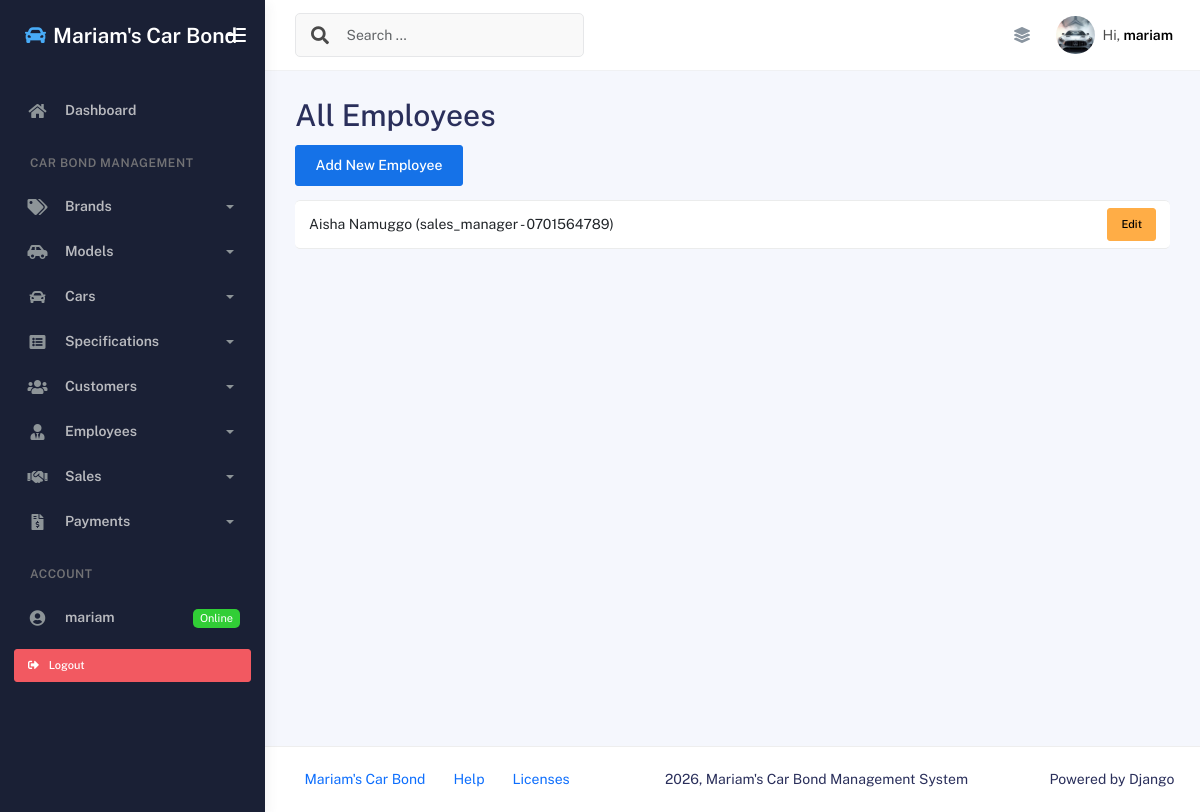
The page /employee/ (signed in) on the database its author committed.
### App/models.py (models this page shows, shortened)
class Employee(models.Model):
    GENDER_OPTIONS = [
        ('M','Male'),
        ('F','Female')
    ]
    first_name = models.CharField(max_length=20)
    last_name = models.CharField(max_length=20)
    contact = models.CharField(max_length=15)
    role = models.CharField(max_length=30)
    gender = models.CharField(max_length=2, choices=GENDER_OPTIONS)
    birth_year = models.PositiveIntegerField(help_text="Used to calculate age")
    hire_date = models.DateField(auto_now=False)
    @property
    def age(self):
        return date.today().year - self.birth_year

### App/views.py (the view)
# urls.py: path('employee/', employee_list_view, name='employee_list_page'),
@login_required
def employee_list_view(req):
    employees = Employee.objects.all()
    return render(req, 'employee_list.html', {'employees':employees})

### App/templates/employee_list.html
{% extends 'base.html' %}
{% block content %}
    <h1>All Employees</h1>
    <a href="{% url 'add_employee_page' %}" class="btn btn-primary mb-3">Add New Employee</a>
    <ul class="list-group">
        {% for employee in employees %}
            <li class="list-group-item d-flex justify-content-between align-items-center">
                {{ employee.first_name }} {{ employee.last_name }} ({{ employee.role }} - {{ employee.contact }})
                <a href="{% url 'edit_employee_page' employee.id %}" class="btn btn-sm btn-warning">Edit</a>
            </li>
        {% empty %}
            <li class="list-group-item">No employees found.</li>
        {% endfor %}
    </ul>
{% endblock content %}

### App/templates/base.html (shortened to what this page needs)
{% load static %}
<!DOCTYPE html>
<html lang="en">
<head>
    <link rel="stylesheet" href="{% static 'assets/css/bootstrap.min.css' %}" />
    <link rel="stylesheet" href="{% static 'assets/css/plugins.min.css' %}" />
    <link rel="stylesheet" href="{% static 'assets/css/kaiadmin.min.css' %}" />
</head>
<body>
    <div class="wrapper">
      <div class="sidebar" data-background-color="dark">
        <div class="sidebar-logo">
          <div class="logo-header" data-background-color="dark">
            <a href="{% url 'index_page' %}" class="logo text-white text-decoration-none d-flex align-items-center">
              <i class="fas fa-car text-info me-2 fs-4"></i>
              <span class="fw-bold fs-4 text-white">Mariam's Car Bond</span>
            </a>
            <div class="nav-toggle">
              <button class="btn btn-toggle toggle-sidebar">
                <i class="gg-menu-right"></i>
              </button>
            </div>
          </div>
        </div>
        <div class="sidebar-wrapper scrollbar scrollbar-inner">
          <div class="sidebar-content">
            <ul class="nav nav-secondary">
              <li class="nav-item">
                <a href="{% url 'index_page' %}">
                  <i class="fas fa-home"></i>
                  <p>Dashboard</p>
                </a>
              </li>
              <li class="nav-section">
                <h4 class="text-section">Car Bond Management</h4>
              </li>
              <li class="nav-item">
                <a data-bs-toggle="collapse" href="#brandsMenu">
                  <i class="fas fa-tags"></i>
                  <p>Brands</p>
                  <span class="caret"></span>
                </a>
              </li>
              <li class="nav-item">
                <a data-bs-toggle="collapse" href="#modelsMenu">
                  <i class="fas fa-car-side"></i>
                  <p>Models</p>
                  <span class="caret"></span>
                </a>
              </li>
              <li class="nav-item">
                <a data-bs-toggle="collapse" href="#carsMenu">
                  <i class="fas fa-car"></i>
                  <p>Cars</p>
                  <span class="caret"></span>
                </a>
              </li>
              <li class="nav-item">
                <a data-bs-toggle="collapse" href="#specsMenu">
                  <i class="fas fa-list-alt"></i>
                  <p>Specifications</p>
                  <span class="caret"></span>
                </a>
              </li>
              <li class="nav-item">
                <a data-bs-toggle="collapse" href="#customersMenu">
                  <i class="fas fa-users"></i>
                  <p>Customers</p>
                  <span class="caret"></span>
                </a>
              </li>
              <li class="nav-item">
                <a data-bs-toggle="collapse" href="#employeesMenu">
                  <i class="fas fa-user-tie"></i>
                  <p>Employees</p>
                  <span class="caret"></span>
                </a>
              </li>
              <li class="nav-item">
                <a data-bs-toggle="collapse" href="#salesMenu">
                  <i class="fas fa-handshake"></i>
                  <p>Sales</p>
                  <span class="caret"></span>
                </a>
              </li>
              <li class="nav-item">
                <a data-bs-toggle="collapse" href="#paymentsMenu">
                  <i class="fas fa-file-invoice-dollar"></i>
                  <p>Payments</p>
                  <span class="caret"></span>
                </a>
              </li>
              <li class="nav-section">
                <h4 class="text-section">Account</h4>
              </li>
              {% if user.is_authenticated %}
                <li class="nav-item">
                  <a href="#">
                    <i class="fas fa-user-circle"></i>
                    <p>{{ user.username }}</p>
                    <span class="badge badge-success">Online</span>
                  </a>
                </li>
                <li class="nav-item px-3 py-2">
                  <form method="POST" action="{% url 'logout' %}">
                    <button type="submit" class="btn btn-danger btn-sm w-100 text-start">
                      <i class="fas fa-sign-out-alt me-2"></i> Logout
                    </button>
                  </form>
                </li>
              {% endif %}
            </ul>
          </div>
        </div>
      </div>
      <div class="main-panel">
        <div class="main-header">
          <nav
            class="navbar navbar-header navbar-header-transparent navbar-expand-lg border-bottom"
          >
            <div class="container-fluid">
              <nav
                class="navbar navbar-header-left navbar-expand-lg navbar-form nav-search p-0 d-none d-lg-flex"
              >
                <div class="input-group">
                  <div class="input-group-prepend">
                    <button type="submit" class="btn btn-search pe-1">
                      <i class="fa fa-search search-icon"></i>
                    </button>
                  </div>
                  <input
                    type="text"
                    placeholder="Search ..."
                    class="form-control"
                  />
                </div>
              </nav>
              <ul class="navbar-nav topbar-nav ms-md-auto align-items-center">
                <li class="nav-item topbar-icon dropdown hidden-caret">
                  <a
                    class="nav-link"
                    data-bs-toggle="dropdown"
                    href="#"
                    aria-expanded="false"
                  >
                    <i class="fas fa-layer-group"></i>
                  </a>
                </li>
                <li class="nav-item topbar-user dropdown hidden-caret">
                  <a
                    class="dropdown-toggle profile-pic"
                    data-bs-toggle="dropdown"
                    href="#"
                    aria-expanded="false"
                  >
                    <div class="avatar-sm">
                      <img
                        src="{% static 'assets/img/car.jpg.jpg' %}"
                        alt="Car profile image"
                        class="avatar-img rounded-circle"
                      />
                    </div>
                    <span class="profile-username">
                      <span class="op-7">Hi,</span>
                      <span class="fw-bold">{{ user.username|default:"Guest" }}</span>
                    </span>
                  </a>
                </li>
              </ul>
            </div>
          </nav>
        </div>
        <div class="container">
          <div class="page-inner">
            {% block content %}
            {% endblock content %}
          </div>
        </div>
        <footer class="footer">
          <div class="container-fluid d-flex justify-content-between">
            <nav class="pull-left">
              <ul class="nav">
                <li class="nav-item">
                  <a class="nav-link" href="{% url 'index_page' %}">
                    Mariam's Car Bond
                  </a>
                </li>
                <li class="nav-item">
                  <a class="nav-link" href="#"> Help </a>
                </li>
                <li class="nav-item">
                  <a class="nav-link" href="#"> Licenses </a>
                </li>
              </ul>
            </nav>
            <div class="copyright">
              2026, Mariam's Car Bond Management System
            </div>
            <div>
              Powered by Django
            </div>
          </div>
        </footer>
      </div>
    </div>
</body>
</html>

### rows shown on the page
Employee: first_name "Aisha", last_name "Namuggo", role "sales_manager", contact "0701564789"

### other values the page prints
{{ user.username }} "mariam"
{{ user.username|default:"Guest" }} "mariam"
